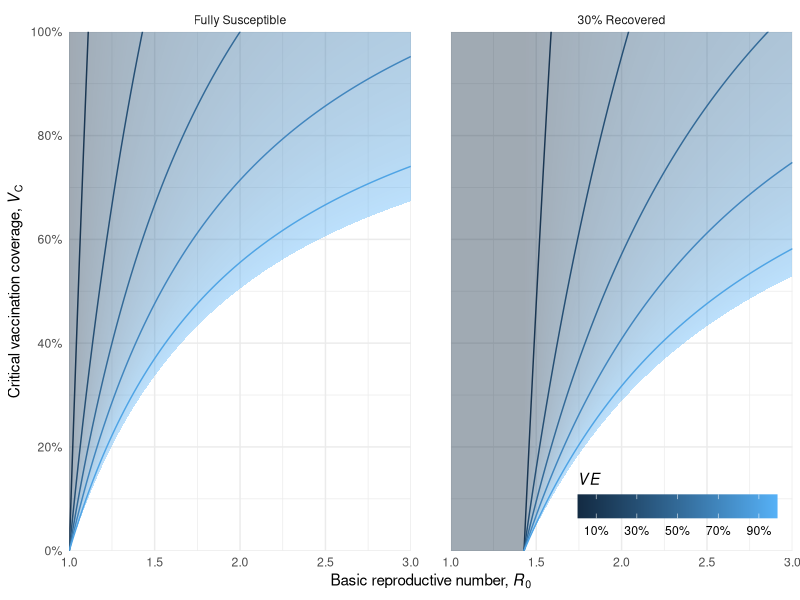

R code for this plot:

require(data.table)
require(ggplot2)

.args <- if (interactive()) c("test.png") else commandArgs(trailingOnly = TRUE)

ve.res <- 0.01
ve.step <- 0.2

# TODO move contouring logic in here?
dt <- data.table(
  expand.grid(R=seq(1,3,length.out = 101), VE=seq(ve.res, 1-ve.res, by=ve.res))
)
dt[, c("lower","upper","susc") := {
  f <- (1-(1/R))
  .(f/VE, f/(VE-ve.res), "full")
}]

pR <- 0.3

plot.dt <- rbind(
  dt,
  copy(dt)[, c("lower","upper","susc") := {
    f <- (1-pR-(1/R))
    .(f/(VE - VE*pR), f/((VE-ve.res) - (VE-ve.res)*pR), "part")
  }]
)

plot.dt[VE == min(VE), upper := 1]

legend.inset <- 0.01
ve.contours <- seq(.1, .9, by=ve.step)

#' TODO probably superior to annotate the contour lines
#'  and provide a color bar instead of a legend
p <- ggplot(plot.dt) + aes(R, group = VE) +
  facet_grid(. ~ susc, labeller = labeller(susc = function(l) {
    fifelse(l == "full", "Fully Susceptible", sprintf("%i%% Recovered", pR*100))
  })) +
  geom_ribbon(aes(ymin=lower, ymax=upper, fill = VE), alpha = 0.4) +
  geom_line(
    aes(y=lower, color = VE),
    data = function(dt) dt[abs(round((VE - 0.1)/ve.step)-(VE - 0.1)/ve.step) < ve.res/2]
  ) +
  theme_minimal() + theme(
    legend.position = c(1-legend.inset, 0+legend.inset),
    legend.justification = c(1, 0),
    legend.direction = "horizontal",
    panel.spacing.x = unit(2, "lines"),
    legend.key.width = unit(2, "lines")
  ) +
  coord_cartesian(ylim=c(0, 1), expand = FALSE) +
  scale_color_continuous(
    expression(italic(VE)),
    breaks = ve.contours,
    labels = scales::label_percent(),
    aesthetics = c("color","fill"),
    guide = guide_colorbar(title.position = "top")
  ) +
  scale_x_continuous(expression("Basic reproductive number, "*italic(R)[0])) +
  scale_y_continuous(
    expression("Critical vaccination coverage, "*italic(V)[C]),
    breaks = seq(0,1,by=0.2),
    labels = scales::label_percent()
  )

ggsave(tail(.args, 1), p, width = 10, height = 5, units = "in", dpi = 300, bg = "white")
